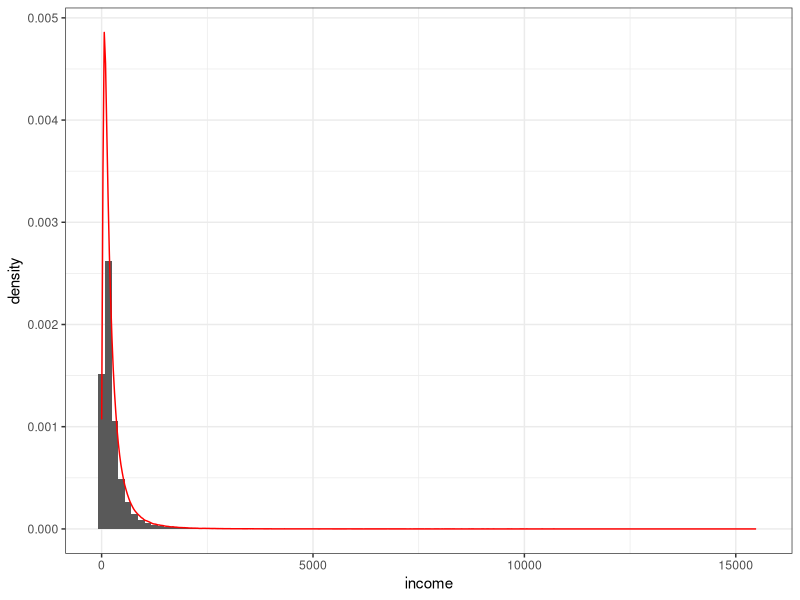
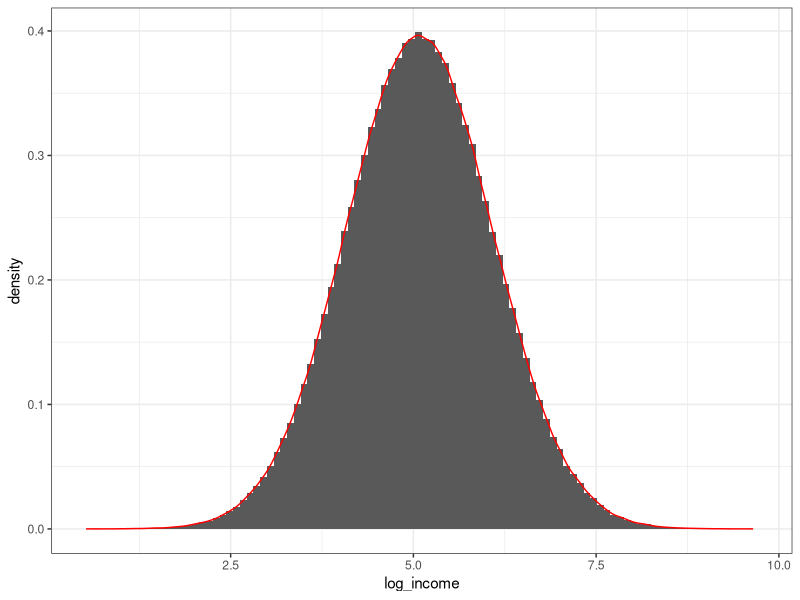
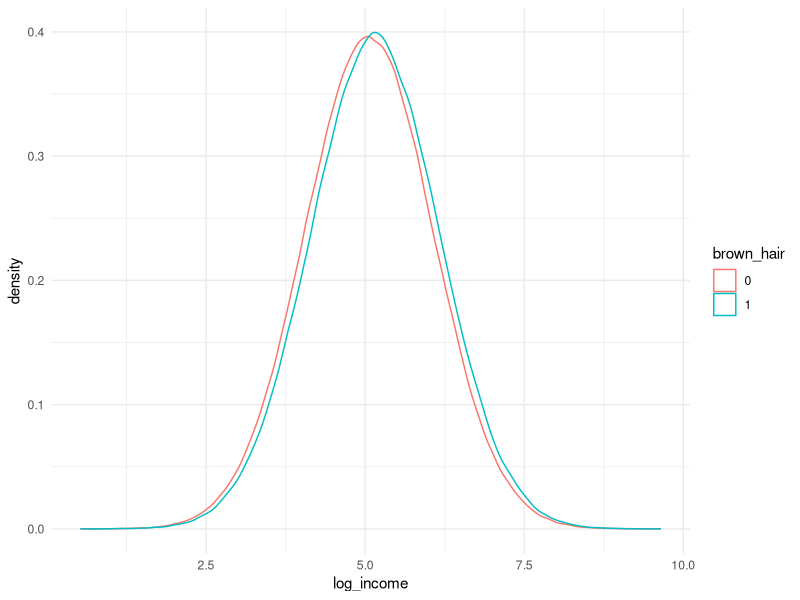
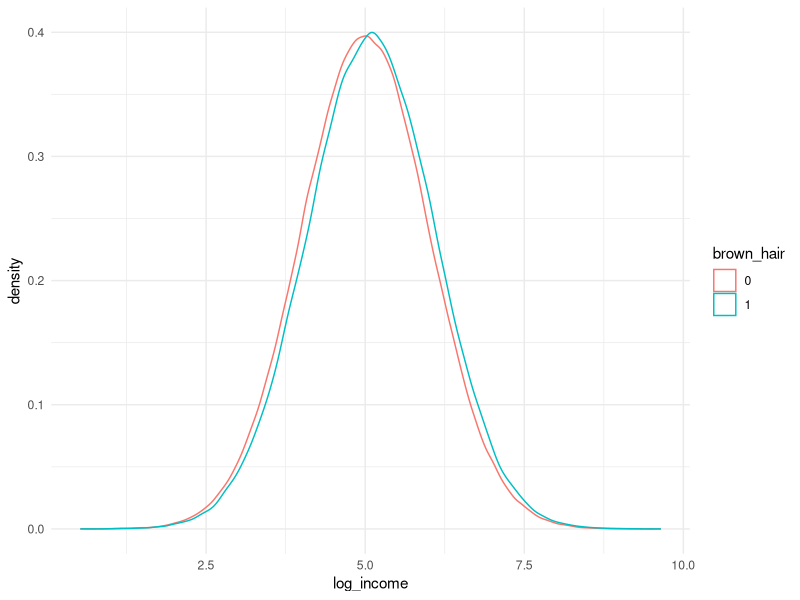
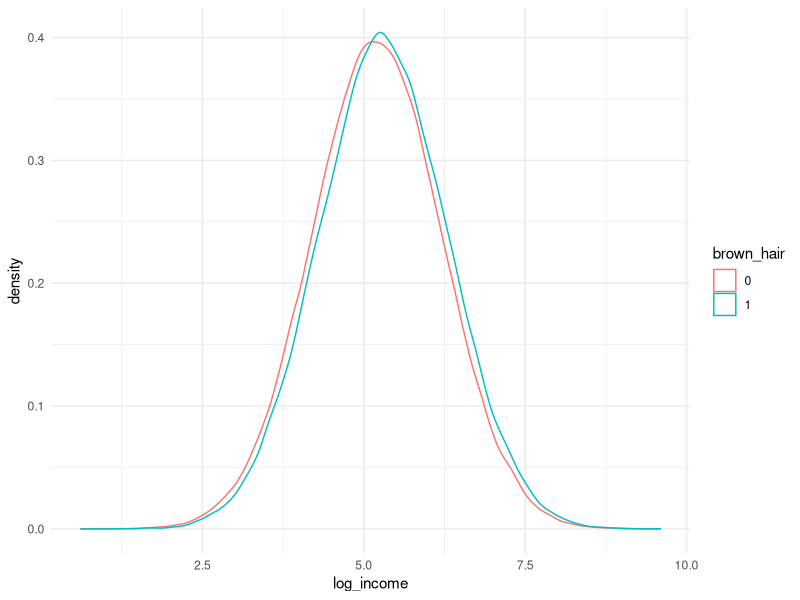
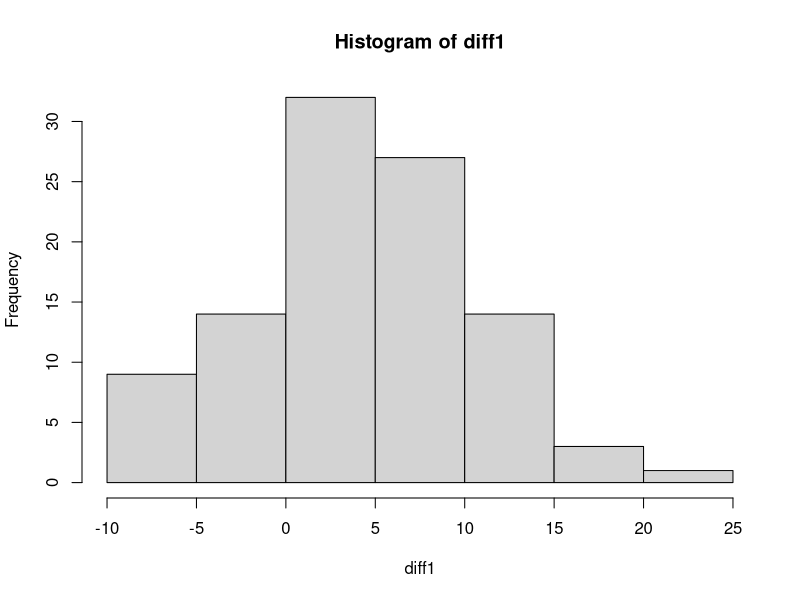
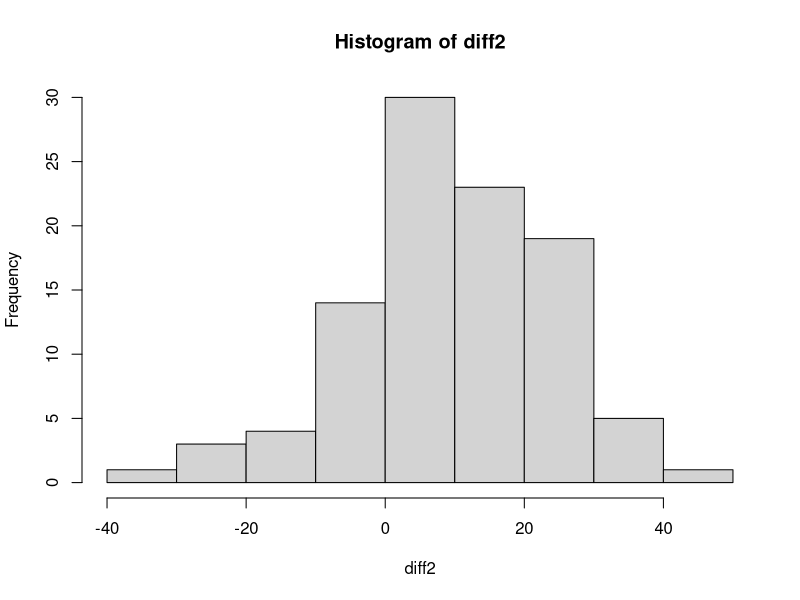
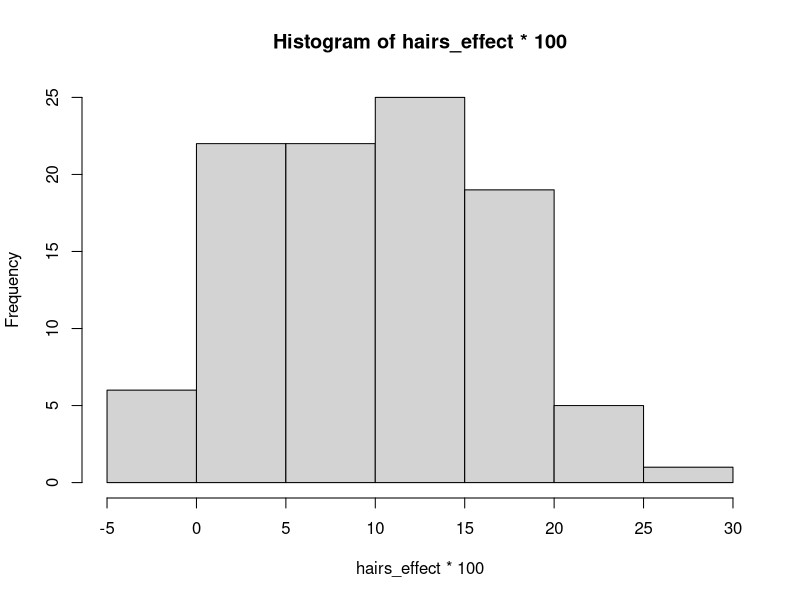

Reproduce these figures in R, in order.
## ---- chunk 1

library(dplyr)
library(ggplot2)
library(kableExtra)

my_options <- options(
  scipen = 999
)

## ---- chunk 2
#| code-fold: false

# definindo o tamanho da população
pop_size <- 1000000

set.seed(123)
population <- tibble(
  # gerando o id do indivíduo
  id = 1:pop_size,
  # gerando uma distribuição binomial, com 30% de probabilidade do usuário em ter um diploma
  college_degree = rbinom(pop_size, size = 1, prob = 0.3),
  # gerando uma distribuição binomial, com 20% de probabilidade do usuário em ter um cabelo castanho
  brown_hair = rbinom(pop_size, size = 1, prob = 0.2)
)

# sumarizando os dados da população
population |> 
  summarise(
    perc_college_degree = (sum(college_degree) / n()) * 100,
    perc_brown_hair = (sum(brown_hair) / n()) * 100
  ) |> 
  kable(caption = "Tabela", format = "html") |> 
  kable_styling(
    bootstrap_options = c("striped", "hover", "condensed", "responsive"),
    full_width = FALSE,
    position = "center"
  )

## ---- chunk 3

population <- population |> 
  mutate(
    error_term = rnorm(n = pop_size, mean = 5, sd = 1),
    log_income = brown_hair * 0.1 + college_degree * 0.2 + error_term,
    income = exp(log_income)
  )

## ---- chunk 4

population |> 
  ggplot(
    aes(
      x = income
    )
  ) +
  geom_histogram(
    aes(y = ..density..),
    bins = 100
  ) +
  geom_density(
    color = "red"
  ) +
  theme_bw()

## ---- chunk 5

population |> 
  ggplot(
    aes(
      x = log_income
    )
  ) +
  geom_histogram(
    aes(y = ..density..),
    bins = 100
  ) +
  geom_density(
    color = "red"
  ) +
  theme_bw()

## ---- chunk 6

population |> 
  ggplot(
    aes(
      x = log_income,
      group = factor(brown_hair),
      color = factor(brown_hair)
    )
  ) +
  geom_density() +
  theme_minimal() +
  labs(
    color = "brown_hair"
  )

## ---- chunk 7

population |> 
  summarise(
    mean_log_income = mean(log_income),
    .by = c(brown_hair)
  ) |> 
  arrange(
    brown_hair
  ) |> 
  kable(caption = "Tabela", format = "html") |> 
  kable_styling(
    bootstrap_options = c("striped", "hover", "condensed", "responsive"),
    full_width = FALSE,
    position = "center"
  )

## ---- chunk 8

population |> 
  filter(
    college_degree == 0
  ) |> 
  ggplot(
    aes(
      x = log_income,
      group = factor(brown_hair),
      color = factor(brown_hair)
    )
  ) +
  geom_density() +
  theme_minimal() +
  labs(
    color = "brown_hair"
  )

## ---- chunk 9

population |> 
  filter(
    college_degree == 0
  ) |> 
  summarise(
    mean_log_income = mean(log_income),
    .by = c(brown_hair)
  ) |> 
  arrange(
    brown_hair
  ) |> 
  kable(caption = "Tabela", format = "html") |> 
  kable_styling(
    bootstrap_options = c("striped", "hover", "condensed", "responsive"),
    full_width = FALSE,
    position = "center"
  )

## ---- chunk 10

population |> 
  filter(
    college_degree == 1
  ) |> 
  ggplot(
    aes(
      x = log_income,
      group = factor(brown_hair),
      color = factor(brown_hair)
    )
  ) +
  geom_density() +
  theme_minimal() +
  labs(
    color = "brown_hair"
  )

## ---- chunk 11

population |> 
  filter(
    college_degree == 1
  ) |> 
  summarise(
    mean_log_income = mean(log_income),
    .by = c(brown_hair)
  ) |> 
  arrange(
    brown_hair
  ) |> 
  kable(caption = "Tabela", format = "html") |> 
  kable_styling(
    bootstrap_options = c("striped", "hover", "condensed", "responsive"),
    full_width = FALSE,
    position = "center"
  )

## ---- chunk 12

pop_size <- 1000

diff1 <- c()
diff2 <- c()
hairs_effect <- c()
degree_effect <- c()
for (i in seq(100)) {
  
  college_degree <- rbinom(pop_size, size = 1, prob = 0.3)
  brown_hair <- rbinom(pop_size, size = 1, prob = 0.2)
  
  population <- tibble(
    id = 1:pop_size,
    college_degree = college_degree,
    brown_hair = brown_hair
  )
  
  n_aux <- nrow(filter(population, brown_hair == 0 & college_degree == 0))
  aux <- population |> 
    filter(
      brown_hair == 0 & college_degree == 0
    ) |> 
    select(
      id
    ) |> 
    mutate(
      dye_hair = rbinom(n = n_aux, size = 1, prob = 0.4)
    )
  
  population <- population |> 
    left_join(
      aux,
      by = c("id" = "id")
    ) |> 
    mutate(
      dye_hair = if_else(is.na(dye_hair), 0, dye_hair),
      hair = if_else(brown_hair == 1 | dye_hair == 1, 1, 0),
      error_term = rnorm(n = pop_size, mean = 5, sd = 1),
      log_income = hair * 0.1 + college_degree * 0.2 + error_term,
      income = exp(log_income),
      #test = exp(0.1 * brown_hair + 0.2 * college_degree + error_term)
    )
  
  diff1_ <- (mean(filter(population, hair == 1)$log_income) - mean(filter(population, hair == 0)$log_income)) * 100
  diff2_ <- (mean(filter(population, college_degree == 1 & hair == 1)$log_income) - mean(filter(population, college_degree == 1 & hair == 0)$log_income)) * 100
  
  diff1 <- c(diff1, diff1_)
  diff2 <- c(diff2, diff2_)
  
  model <- lm(
    log_income ~ hair + college_degree,
    data = population
  )
  hair_ <- unname(coef(model)[2])
  degree_ <- unname(coef(model)[3])
  hairs_effect <- c(hairs_effect, hair_)
  degree_effect <- c(degree_effect, degree_)
  
}

## ---- chunk 13

population |> 
  summarise(
    sum(hair) / n()
  )

## ---- chunk 14

population |> 
  filter(
    college_degree == 0
  ) |> 
  summarise(
    sum(hair) / n()
  )

## ---- chunk 15

population |> 
  filter(
    college_degree == 1
  ) |> 
  summarise(
    sum(hair) / n()
  )

## ---- chunk 16

hist(diff1)

## ---- chunk 17

hist(diff2)

## ---- chunk 18

sum(population$college_degree)
sum(population$brown_hair)

## ---- chunk 19

population |> 
  filter(
    brown_hair == 0 & 
      college_degree == 0 
  ) |> 
  summarise(
    n = n(),
    s = sum(dye_hair),
    perc = (s / n) * 100
  )

## ---- chunk 20

sum(population$hair)

## ---- chunk 21

hist(hairs_effect * 100)

## ---- chunk 22

hist(degree_effect * 100)

## ---- chunk 23

## ---- chunk 24

## ---- chunk 25

## ---- chunk 26

## ---- chunk 27

## ---- chunk 28
